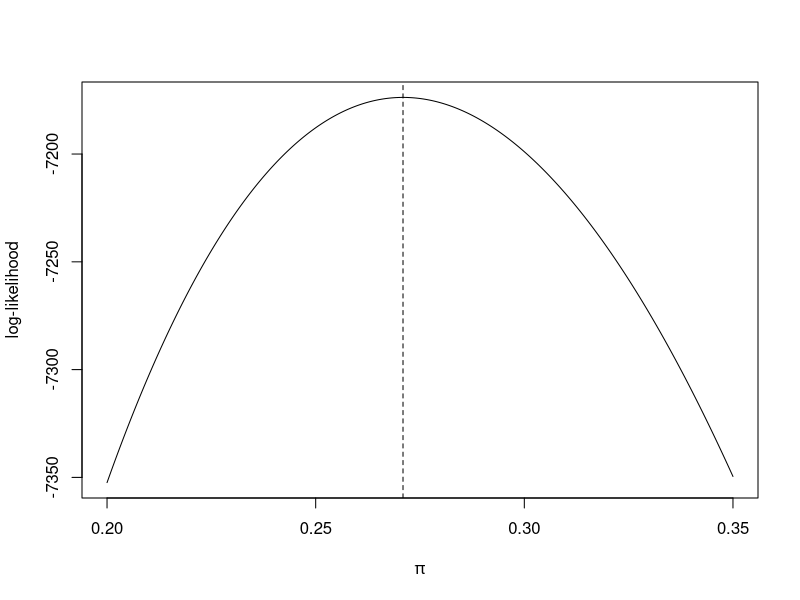

Here is the R script that generated this plot:
## ---- chunk 1
#| label: pronoun-likelihood
#| echo: true
k <- 3327
n <- 12280
pi_grid <- seq(.20, .35, length.out = 300)
log_likelihood <- k * log(pi_grid) + (n - k) * log(1 - pi_grid)

plot(pi_grid, log_likelihood, type = "l",
     xlab = expression(pi), ylab = "log-likelihood")
abline(v = k / n, lty = 2)
